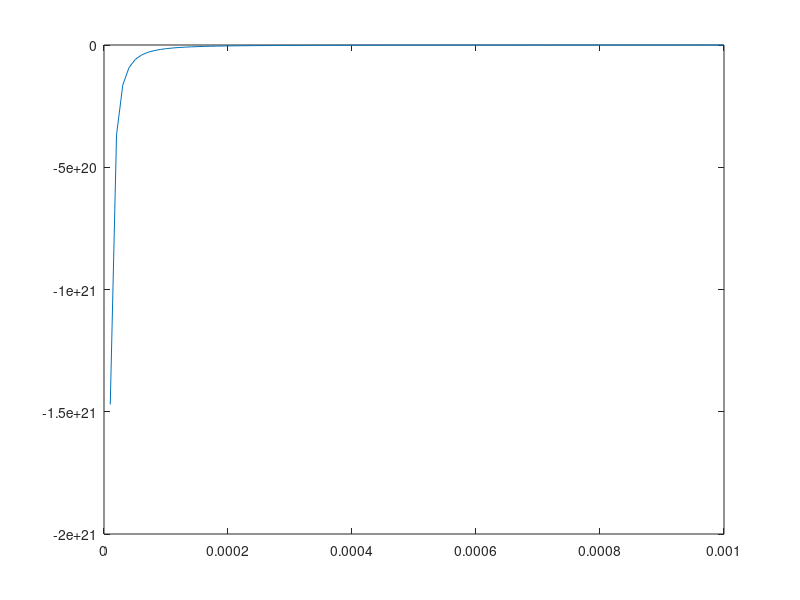

Write MATLAB code to recreate this figure.
visc    = 10;                           % Viscosity [Pas] 
U       = 5;                            % Runner speed [m/s]
L       = 10;                           % Bearing length [m]
hmin    = 0.0001;                       % Trailing edge film thickness [m]
k       = linspace(0,1e-3,100);         % Slope parameter 
x1      = 1;                            % Position
x2      = 0:0.1:10;
y0      = 0;

tryckUppg = ((6.*visc.*U.*L)./(hmin.^2));
p = @(x) tryckUppg.*((1./k).*(1./(1+k-k.*x./L))-((1+k)./(2+k)).*(1./(1+k-k.*x./k).^2)-1./(2+k));
y1 = p(x1);

func = @(x,h) (6*visc*U)/(hmin(1+k-(k/L)*x));
%y2 = rungekutta4(func,x2,y0);

plot(k,y1);